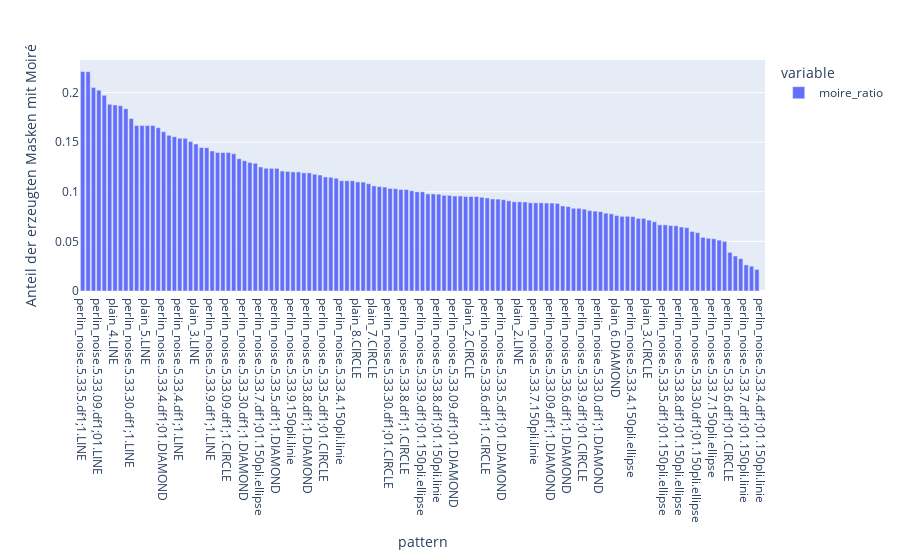

The cell this chart's notebook holds for it:
### Code cell
px.bar(
    grouped_by_pattern.sort_values('moire_ratio', ascending=False ).moire_ratio,
    labels={
        'timestamp' : 'Tag der Erstellung',
        'value' : 'Anteil der erzeugten Masken mit Moiré'
    }
)

### Figure 1 — Plotly figure (JSON) as saved in the notebook; plotly's stock layout.template omitted (floating-point values rounded to 4 significant figures)
{"data": [{"alignmentgroup": "True", "hovertemplate": "variable=moire_ratio<br>pattern=%{x}<br>Anteil der erzeugten Masken mit Moiré=%{y}<extra></extra>", "legendgroup": "moire_ratio", "marker": {"color": "#636efa", "pattern": {"shape": ""}}, "name": "moire_ratio", "offsetgroup": "moire_ratio", "orientation": "v", "showlegend": true, "textposition": "auto", "type": "bar", "x": ["perlin_noise.5.33.5.df1;1.LINE", "perlin_noise.5.33.09.df1;1.LINE", "perlin_noise.5.33.0.df1;1.LINE", "perlin_noise.5.33.09.df1;01.LINE", "perlin_noise.5.33.4.df1;01.LINE", "perlin_noise.5.33.30.df1;01.LINE", "plain_4.LINE", "perlin_noise.5.33.19.df1;01.LINE", "perlin_noise.5.33.0.df1;01.LINE", "perlin_noise.5.33.30.df1;1.LINE", "perlin_noise.5.33.4.df1;01.150pli.ellipse", "perlin_noise.5.33.6.150pli.linie", "plain_5.LINE", "plain_6.LINE", "perlin_noise.5.33.0.df1;1.CIRCLE", "perlin_noise.5.33.4.df1;01.DIAMOND", "perlin_noise.5.33.19.df1;01.150pli.linie", "perlin_noise.5.33.9.150pli.ellipse", "perlin_noise.5.33.4.df1;1.LINE", "plain_1.LINE", "perlin_noise.5.33.9.df1;1.DIAMOND", "plain_3.LINE", "perlin_noise.5.33.19.df1;1.LINE", "plain_1.CIRCLE", "perlin_noise.5.33.9.df1;1.LINE", "perlin_noise.5.33.8.150pli.linie", "perlin_noise.5.33.19.df1;01.DIAMOND", "perlin_noise.5.33.09.df1;1.CIRCLE", "perlin_noise.5.33.9.df1;01.LINE", "perlin_noise.5.33.7.df1;01.DIAMOND", "perlin_noise.5.33.30.df1;1.DIAMOND", "perlin_noise.5.33.4.df1;1.DIAMOND", "plain_2.DIAMOND", "perlin_noise.5.33.7.df1;01.150pli.ellipse", "perlin_noise.5.33.30.df1;01.DIAMOND", "perlin_noise.5.33.7.df1;1.CIRCLE", "perlin_noise.5.33.5.df1;1.DIAMOND", "perlin_noise.5.33.5.df1;1.CIRCLE", "perlin_noise.5.33.7.df1;1.LINE", "perlin_noise.5.33.9.150pli.linie", "perlin_noise.5.33.9.df1;01.150pli.linie", "perlin_noise.5.33.5.df1;01.150pli.linie", "perlin_noise.5.33.8.df1;1.DIAMOND", "perlin_noise.5.33.0.df1;01.150pli.ellipse", "plain_7.LINE", "perlin_noise.5.33.5.df1;01.CIRCLE", "perlin_noise.5.33.7.df1;01.LINE", "perlin_noise.5.33.19.df1;01.150pli.ellipse", "perlin_noise.5.33.4.150pli.linie", "perlin_noise.5.33.09.df1;01.150pli.linie", "perlin_noise.5.33.0.150pli.linie", "plain_8.CIRCLE", "perlin_noise.5.33.7.df1;01.CIRCLE", "perlin_noise.5.33.6.df1;01.150pli.linie", "plain_7.CIRCLE", "perlin_noise.5.33.9.df1;1.CIRCLE", "perlin_noise.5.33.8.df1;01.LINE", "perlin_noise.5.33.30.df1;01.CIRCLE", "plain_1.DIAMOND", "perlin_noise.5.33.09.df1;01.CIRCLE", "perlin_noise.5.33.8.df1;1.CIRCLE", "plain_7.DIAMOND", "perlin_noise.5.33.0.150pli.ellipse", "perlin_noise.5.33.9.df1;01.150pli.ellipse", "perlin_noise.5.33.8.df1;01.DIAMOND", "perlin_noise.5.33.19.df1;01.CIRCLE", "perlin_noise.5.33.8.df1;01.150pli.linie", "perlin_noise.5.33.7.df1;1.DIAMOND", "plain_5.CIRCLE", "perlin_noise.5.33.09.df1;01.DIAMOND", "plain_8.LINE", "perlin_noise.5.33.6.df1;01.LINE", "plain_2.CIRCLE", "perlin_noise.5.33.5.df1;01.LINE", "perlin_noise.5.33.0.df1;01.DIAMOND", "perlin_noise.5.33.6.df1;1.CIRCLE", "plain_9.DIAMOND", "perlin_noise.5.33.6.150pli.ellipse", "perlin_noise.5.33.5.df1;01.DIAMOND", "perlin_noise.5.33.6.df1;1.LINE", "plain_8.DIAMOND", "plain_2.LINE", "perlin_noise.5.33.4.df1;1.CIRCLE", "perlin_noise.5.33.9.df1;01.DIAMOND", "perlin_noise.5.33.7.150pli.linie", "perlin_noise.5.33.5.150pli.linie", "plain_6.CIRCLE", "perlin_noise.5.33.09.df1;1.DIAMOND", "perlin_noise.5.33.30.df1;1.CIRCLE", "perlin_noise.5.33.8.df1;01.CIRCLE", "perlin_noise.5.33.6.df1;1.DIAMOND", "perlin_noise.5.33.8.150pli.ellipse", "plain_4.CIRCLE", "perlin_noise.5.33.9.df1;01.CIRCLE", "perlin_noise.5.33.6.df1;01.150pli.ellipse", "plain_3.DIAMOND", "perlin_noise.5.33.0.df1;1.DIAMOND", "perlin_noise.5.33.19.df1;1.CIRCLE", "perlin_noise.5.33.19.df1;1.DIAMOND", "plain_6.DIAMOND", "perlin_noise.5.33.8.df1;1.LINE", "plain_5.DIAMOND", "perlin_noise.5.33.4.150pli.ellipse", "perlin_noise.5.33.09.150pli.linie", "perlin_noise.5.33.09.150pli.ellipse", "plain_3.CIRCLE", "perlin_noise.5.33.19.150pli.ellipse", "perlin_noise.5.33.19.150pli.linie", "perlin_noise.5.33.5.df1;01.150pli.ellipse", "perlin_noise.5.33.6.df1;01.DIAMOND", "plain_4.DIAMOND", "perlin_noise.5.33.8.df1;01.150pli.ellipse", "perlin_noise.5.33.30.150pli.linie", "perlin_noise.5.33.09.df1;01.150pli.ellipse", "perlin_noise.5.33.30.df1;01.150pli.ellipse", "perlin_noise.5.33.4.df1;01.CIRCLE", "perlin_noise.5.33.0.df1;01.CIRCLE", "perlin_noise.5.33.7.150pli.ellipse", "perlin_noise.5.33.0.df1;01.150pli.linie", "perlin_noise.5.33.30.df1;01.150pli.linie", "perlin_noise.5.33.6.df1;01.CIRCLE", "plain_9.CIRCLE", "plain_9.LINE", "perlin_noise.5.33.7.df1;01.150pli.linie", "perlin_noise.5.33.30.150pli.ellipse", "perlin_noise.5.33.5.150pli.ellipse", "perlin_noise.5.33.4.df1;01.150pli.linie"], "xaxis": "x", "y": [0.2212, 0.2209, 0.2051, 0.2022, 0.1972, 0.1882, 0.1875, 0.1868, 0.1837, 0.1739, 0.1667, 0.1667, 0.1667, 0.1667, 0.1646, 0.1605, 0.1569, 0.1556, 0.1538, 0.1538, 0.1505, 0.1481, 0.1446, 0.1444, 0.1412, 0.1395, 0.1395, 0.1395, 0.1383, 0.1333, 0.1313, 0.1294, 0.1287, 0.125, 0.1237, 0.1236, 0.1236, 0.1209, 0.1205, 0.12, 0.12, 0.119, 0.119, 0.1176, 0.1169, 0.1149, 0.1146, 0.1136, 0.1111, 0.1111, 0.1111, 0.1099, 0.1098, 0.1081, 0.1059, 0.1053, 0.1048, 0.1034, 0.1031, 0.1023, 0.1023, 0.101, 0.1, 0.1, 0.09783, 0.09783, 0.09756, 0.09639, 0.09639, 0.09574, 0.09574, 0.09524, 0.09524, 0.09524, 0.09449, 0.09375, 0.09278, 0.09259, 0.09195, 0.09091, 0.08989, 0.08989, 0.08974, 0.08889, 0.08889, 0.08889, 0.08861, 0.08861, 0.08824, 0.08571, 0.08511, 0.08333, 0.08333, 0.08247, 0.08108, 0.08046, 0.08, 0.07843, 0.07778, 0.07609, 0.07527, 0.07527, 0.075, 0.07317, 0.07317, 0.07143, 0.06977, 0.06667, 0.06667, 0.06593, 0.06579, 0.06452, 0.06383, 0.06, 0.05882, 0.05405, 0.05319, 0.05263, 0.05128, 0.05, 0.03896, 0.03529, 0.03261, 0.02632, 0.025, 0.02174, null], "yaxis": "y"}], "layout": {"autosize": true, "barmode": "relative", "legend": {"title": {"text": "variable"}, "tracegroupgap": 0}, "margin": {"t": 60}, "xaxis": {"anchor": "y", "autorange": true, "domain": [0, 1], "range": [-0.5, 126.5], "title": {"text": "pattern"}, "type": "category"}, "yaxis": {"anchor": "x", "autorange": true, "domain": [0, 1], "range": [0, 0.2328], "title": {"text": "Anteil der erzeugten Masken mit Moiré"}, "type": "linear"}}}
